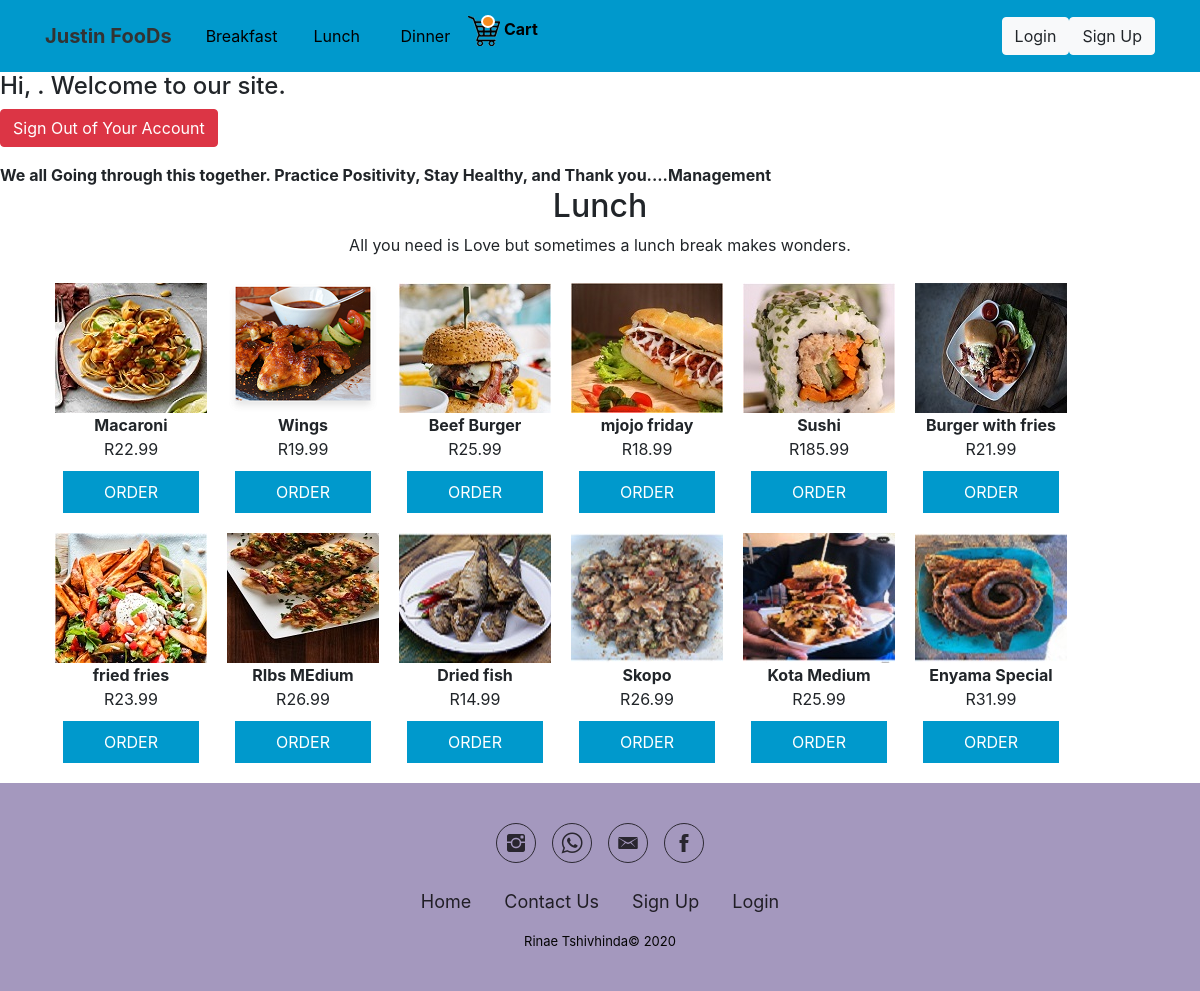
The app's page /Lunch.php (signed in) with its own data.
### tables this page shows
CREATE TABLE `lunch` (
  `id` int(10) NOT NULL,
  `name` varchar(255) NOT NULL,
  `code` varchar(100) NOT NULL,
  `price` double(9,2) NOT NULL,
  `image` varchar(255) NOT NULL
);

### Lunch.php (the view, shortened to what this page needs)
<!DOCTYPE html>
<html>
<head>
    <link rel="stylesheet" href="assets/bootstrap/css/bootstrap.min.css">
    <link rel="stylesheet" href="assets/fonts/font-awesome.min.css">
    <link rel="stylesheet" href="assets/fonts/ionicons.min.css">
    <link rel="stylesheet" href="assets/css/Footer-Basic.css">
    <link rel="stylesheet" href="assets/css/Navigation-with-Button.css">
    <link rel="stylesheet" href="assets/css/styles.css">
    <link rel='stylesheet' href='css/style.css' type='text/css' media='all' />
</head>
<body>
    <nav class="navbar navbar-light navbar-expand-md navigation-clean-button">
        <div class="container"><a class="navbar-brand" href="index.php">Justin FooDs</a>
            <div class="collapse navbar-collapse" id="navcol-1">
                <ul class="nav navbar-nav mr-auto">
                    <li class="nav-item" role="presentation"><a class="nav-link" href="breakfast.php">Breakfast</a></li>
                    <li class="nav-item" role="presentation"><a class="nav-link" href="Lunch.php">Lunch</a></li>
                    <li class="nav-item" role="presentation"><a class="nav-link" href="Dinner.php">&nbsp;Dinner</a></li>
                    <div class="cart_div">
                                <a href="cart2.php"><img src="cart-icon.png" /> Cart<span></span></a>
                    </div>
                </ul><span class="navbar-text actions"> </span><a class="btn btn-light action-button" role="button" href="login.php">Login</a><a class="btn btn-light action-button" role="button" href="register.php">Sign Up</a></div>
        </div>
    </nav>
    <div class="page-header">
        <h4>Hi, <b><?php echo htmlspecialchars($_SESSION["username"]); ?></b>. Welcome to our site.</h4>
    </div>
    <p>
        <a href="logout.php" class="btn btn-danger">Sign Out of Your Account</a>
    </p>
    <marquee direction="left"><strong> We all Going through this together. Practice Positivity, Stay Healthy, and Thank you....Management </strong></marquee>
<?php
include('db.php');
?>
    <div class="container">
        <div class="intro">
            <h2 class="text-center">Lunch</h2>
            <p class="text-center">All you need is Love but sometimes a lunch break makes wonders.</p>
        </div>
<?php
$result = mysqli_query($con,"SELECT * FROM `lunch`");
while($row = mysqli_fetch_assoc($result)){
		echo "<div class='product_wrapper'>
			  <form method='post' action=''>
			  <input type='hidden' name='code' value=".$row['code']." />
			  <div class='image'><img src='".$row['image']."' /></div>
			  <div class='name'>".$row['name']."</div>
		   	  <div class='price'>R".$row['price']."</div>
			  <button type='submit' class='buy'>Order</button>
			  </form>
		   	  </div>";
        }
?>
    </div>
    <div class="footer-basic">
        <footer>
            <div class="social"><a href="#"><i class="icon ion-social-instagram"></i></a><a href="#"><i class="icon ion-social-whatsapp-outline"></i></a><a href="#"><i class="icon ion-email"></i></a><a href="#"><i class="icon ion-social-facebook"></i></a></div>
            <ul class="list-inline">
                <li class="list-inline-item"><a href="index.php">Home</a></li>
                <li class="list-inline-item"><a href="contact.php">Contact Us</a></li>
                <li class="list-inline-item"><a href="register.php">Sign Up</a></li>
                <li class="list-inline-item"><a href="login.php">Login</a></li>
            </ul>
            <p class="copyright">Rinae Tshivhinda© 2020</p>
        </footer>
    </div>
</body>
</html>

### assets/css/Footer-Basic.css (style rules this page uses)
.footer-basic { padding: 40px 0; background-color: #a498be; color: #000000; }
.footer-basic ul { padding: 0; list-style: none; text-align: center; font-size: 18px; line-height: 1.6; margin-bottom: 0; }
.footer-basic li { padding: 0 10px; }
.footer-basic ul a { color: inherit; text-decoration: none; opacity: 0.8; }
.footer-basic .social { text-align: center; padding-bottom: 25px; }
.footer-basic .social > a { font-size: 24px; width: 40px; height: 40px; line-height: 40px; display: inline-block; text-align: center; border-radius: 50%; border: 1px solid #040404; margin: 0 8px; color: inherit; opacity: 0.75; }
.footer-basic .copyright { margin-top: 15px; text-align: center; font-size: 13px; color: #040404; margin-bottom: 0; }

### assets/css/Navigation-with-Button.css (style rules this page uses)
.navigation-clean-button { background: #0099CC; padding-top: .75rem; padding-bottom: .75rem; color: #333; border-radius: 0; box-shadow: none; border: none; margin-bottom: 0; }
@media (min-width:768px) { .navigation-clean-button { padding-top: 1rem; padding-bottom: 1rem; } }
.navigation-clean-button .navbar-brand { font-weight: bold; color: inherit; }
.navigation-clean-button .navbar-collapse, .navigation-clean-button .form-inline { border-top-color: #ddd; }
.navigation-clean-button.navbar .navbar-nav .nav-link { padding-left: 18px; padding-right: 18px; }
.navigation-clean-button.navbar-light .navbar-nav .nav-link { color: #000000; }

### css/style.css (style rules this page uses)
.product_wrapper { float:left; padding: 10px; text-align: center; }
.product_wrapper .name { font-weight:bold; }
.product_wrapper .buy { text-transform: uppercase; background: #0099CC; border: 1px solid#0099CC; cursor: pointer; color: #fff; padding: 8px 40px; margin-top: 10px; }
.cart_div { float:right; font-weight:bold; position:relative; }
.cart_div a { color:#000; }
.cart_div span { font-size: 12px; line-height: 14px; background: #F68B1E; padding: 2px; border: 2px solid #fff; border-radius: 50%; position: absolute; top: -1px; left: 13px; color: #fff; width: 14px; height: 13px; text-align: center; }

### records on screen
lunch: image (picture), name "Macaroni", price "22.99"
lunch: image (picture), name "Wings", price "19.99"
lunch: image (picture), name "Beef Burger", price "25.99"
lunch: image (picture), name "mjojo friday", price "18.99"
lunch: image (picture), name "Sushi", price "185.99"
lunch: image (picture), name "Burger with fries", price "21.99"
lunch: image (picture), name "fried fries", price "23.99"
lunch: image (picture), name "RIbs MEdium", price "26.99"
lunch: image (picture), name "Dried fish", price "14.99"
lunch: image (picture), name "Skopo", price "26.99"
lunch: image (picture), name "Kota Medium", price "25.99"
lunch: image (picture), name "Enyama Special", price "31.99"
